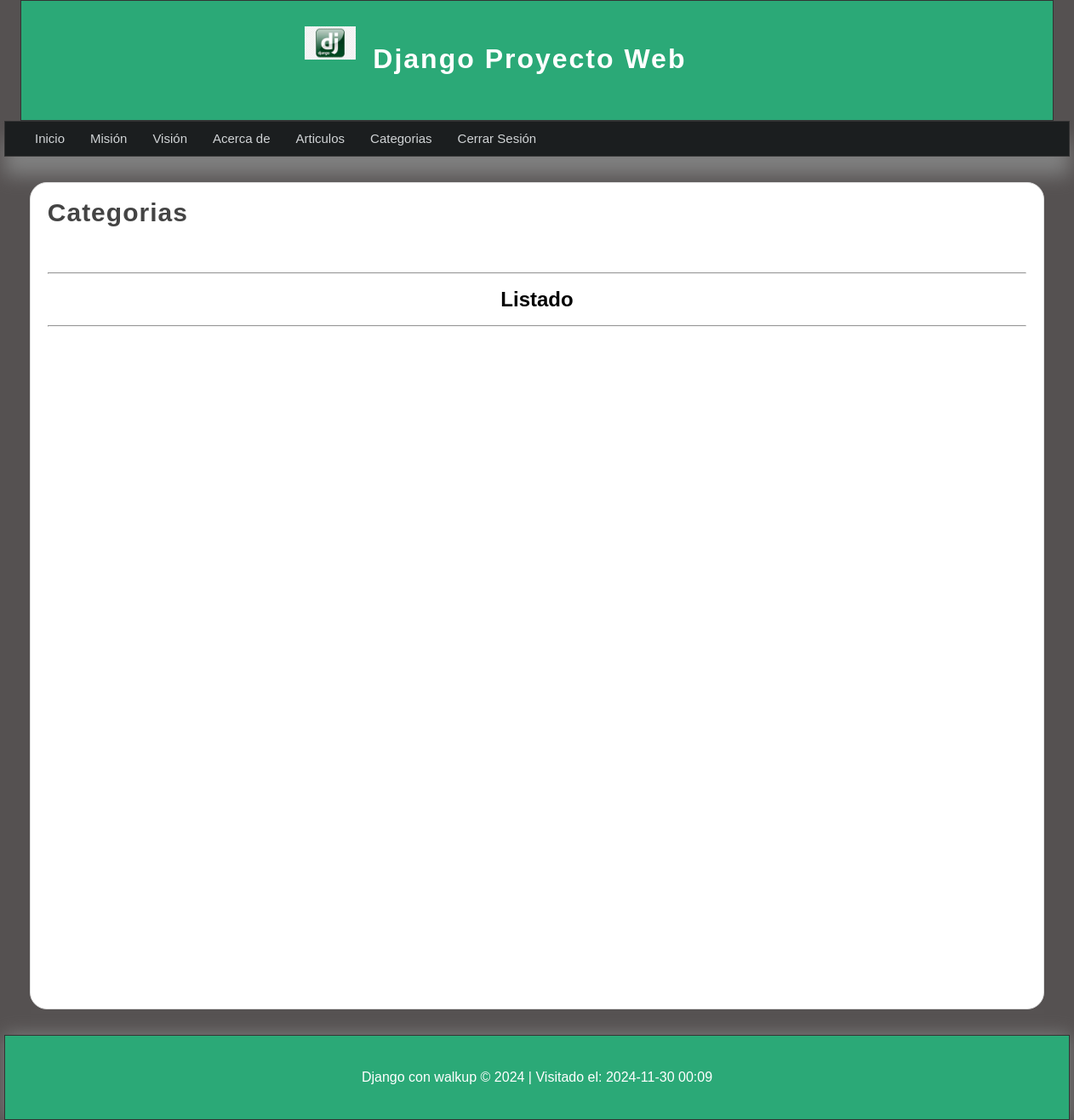
/listado_categorias/ (signed in), run on an earlier commit of the app's database.
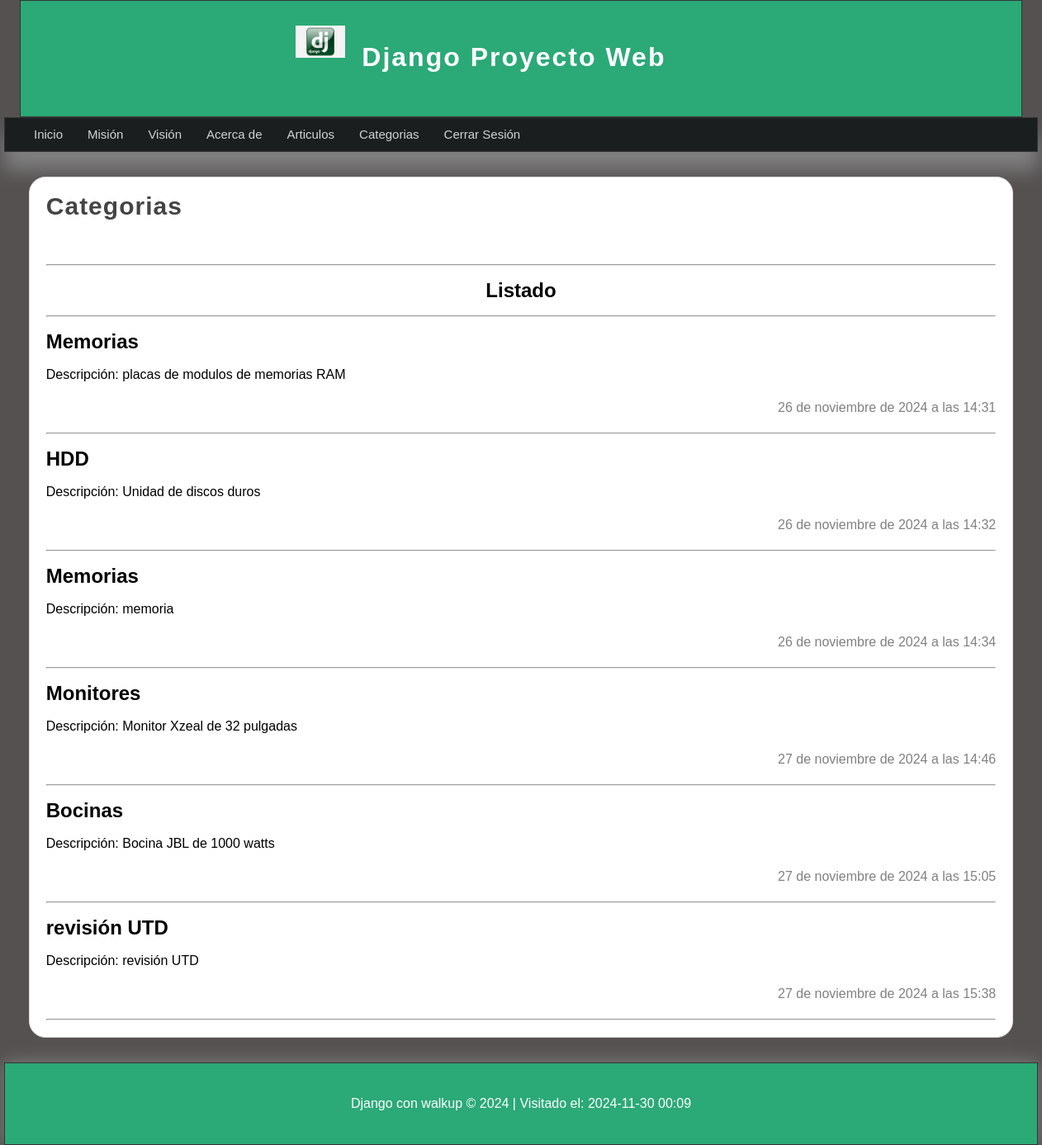
And on a later commit of the database.
### articulos/models.py (models this page shows, shortened)
class Category(models.Model):
    name=models.CharField(max_length=100,verbose_name='Nombre')
    description=models.CharField(max_length=255,verbose_name='Descripcion')
    created_at=models.DateTimeField(auto_now_add=True,verbose_name='Creado el')
    updated_at=models.DateTimeField(auto_now=True,verbose_name="Actualizado el ")
    class Meta:
        verbose_name="Categoria"
        verbose_name_plural="Categorias"

### articulos/views.py (the view)
# urls.py: path('listado_categorias/',views.list_cat, name='listado_categorias'),
@login_required(login_url='inicio')
def list_cat(requests):
    categorias = Category.objects.all()
    return render(requests,'categorias/listado_cat.html',{
        'title':'Categorias',
        'content':'Listado de Categorias',
        'categorias':categorias
    })

### articulos/templates/categorias/listado_cat.html (shortened to what this page needs)
{% extends "layouts/layouts.html" %}
{% block content %}
    <h1 class="title">{{title}}</h1>
    <hr>
    <h1 align="center">Listado</h1> <hr>
    {% for categoria in categorias %}
        <article class="article-item">
              <div class="data">
                <h2>{{categoria.name}}</h2>
                <p>Descripción: {{categoria.description}}</p>
                <span class="date">
                {{categoria.created_at}}
                </span>
                <hr>
              </div>
        </article>
    {% endfor %}
{% endblock %}

### mainapp/templates/layouts/layouts.html (shortened to what this page needs)
{% load static %}
<!DOCTYPE html>
<html lang="es">
<head>
    <link rel="stylesheet" href="{% static "css/estilos.css" %}" type="text/css">
</head>
<body>
    <header>
        <div id="logotipo">
            <img src="{% static "img/dj.jpg" %}" alt="Imagen Django" title="Django">
            <h1>Django Proyecto Web</h1>
        </div>
    </header>
    <nav>
        <ul>
            <li><a href="{% url "inicio" %}" >Inicio</a></li>
            {% if user.email %}
                <li><a href="{% url "mision" %}">Misión</a></li>
                <li><a href="{% url "vision" %}">Visión</a></li>
                <li><a href="{% url "acercade" %}">Acerca de</a></li>
                <li><a href="{% url "listado_articulos" %}">Articulos</a></li>
                <li><a href="{% url "listado_categorias" %}">Categorias</a></li>
                <li><a href="{% url "logout" %}">Cerrar Sesión</a></li>
            {% else %}
                <li><a href="{% url "registro" %}">Registro</a></li>
                <li><a href="{% url "login_user" %}">Inicio de sesión</a></li>
            {% endif %}
        </ul>
    </nav>
    <section id="content">
       <div class="box">
         {% block content %}{% endblock content %}
       </div>
    </section>
    <footer>
        <p>Django con walkup &copy; 2024 | Visitado el: {% now "Y-m-d H:i" %}</p>
    </footer>
</body>
</html>

### mainapp/static/css/estilos.css (style rules this page uses)
* { margin: 0px; padding: 0px; font-family: sans-serif; text-decoration: none; }
p,h1,h2 { margin-top: 20px; margin-bottom: 20px; }
ul,ol { margin-left: 20px; }
body { background-color: #555151; }
header { width: 1212px; height: 140px; background-color: #2ba977; border: 1px solid #333; margin: 0px auto; }
#logotipo { width: 45%; height: 130px; margin: 0 auto; padding-top: 10px; }
#logotipo img { display: block; width: 60px; float: left; margin-top: 20px; }
#logotipo h1 { display: block; float: left; letter-spacing: 2px; margin-top: 40px; margin-left: 20px; font-weight: bolder; color: white; }
nav { width: 1250px; height: 40px; background-color: #1b1e1f; border: 1px solid #333333; margin:0 auto; box-shadow: 0px 22px 22px gray; font-size: 15px; }
nav > ul { text-decoration: none; list-style: none; }
nav > ul > li { line-height: 40px; float: left; }
nav > ul > li > a { color:#d1d4d6; display: block; padding-left: 15px; padding-right: 15px; }
.title { color:#444; letter-spacing: 1px; font-size: 30px; margin-bottom: 10px; margin-top: 5px; }
.date { display: block; margin-top: 20px; margin-bottom: 20px; color: gray;; text-align: right; }
#content { width: 1211px; min-height:930px ; margin: 0 auto; margin-top: 30px; margin-bottom: 30px; text-align: justify; line-height: 20px; }
.box { background-color: white; width: 95%; min-height: 930px; padding: 20px; border: 1px solid #ddd; border-radius: 20px; margin: 0 auto; }
.title { color: #444; letter-spacing: 1px; font-size: 30px; padding-bottom: 50px; margin-bottom: 10px; margin-top: 5px; }
footer { width: 1250px; background-color: #2ba977; border: 1px solid #333; color: white; text-align: center; padding-top: 20px; padding-bottom: 20px; box-shadow: 0px 0px 20px gray; margin: 0 auto; }

What changed in the data, as far as the page shows it:
added Category: name "Memorias", description "placas de modulos de memorias RAM", created_at "26 de noviembre de 2024 a las 14:31"
added Category: name "HDD", description "Unidad de discos duros", created_at "26 de noviembre de 2024 a las 14:32"
added Category: name "Memorias", description "memoria", created_at "26 de noviembre de 2024 a las 14:34"
added Category: name "Monitores", description "Monitor Xzeal de 32 pulgadas", created_at "27 de noviembre de 2024 a las 14:46"
added Category: name "Bocinas", description "Bocina JBL de 1000 watts", created_at "27 de noviembre de 2024 a las 15:05"
added Category: name "revisión UTD", description "revisión UTD", created_at "27 de noviembre de 2024 a las 15:38"
